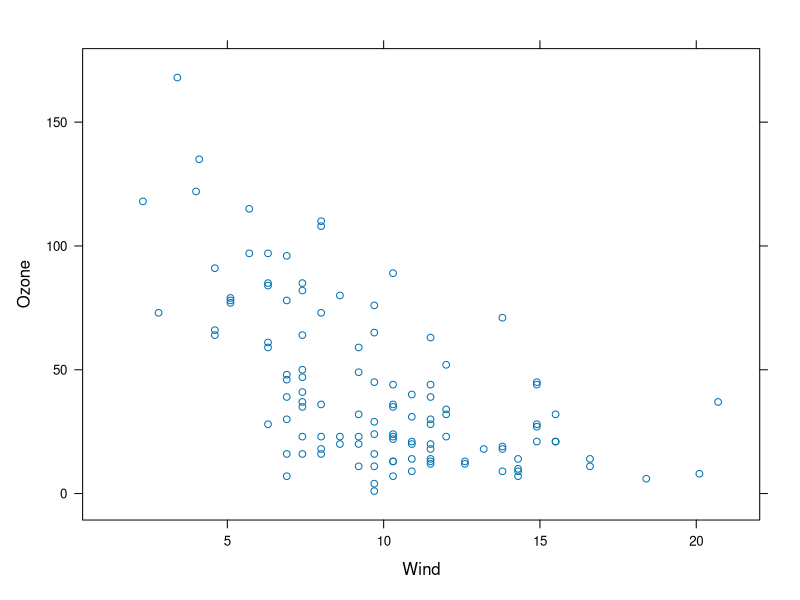
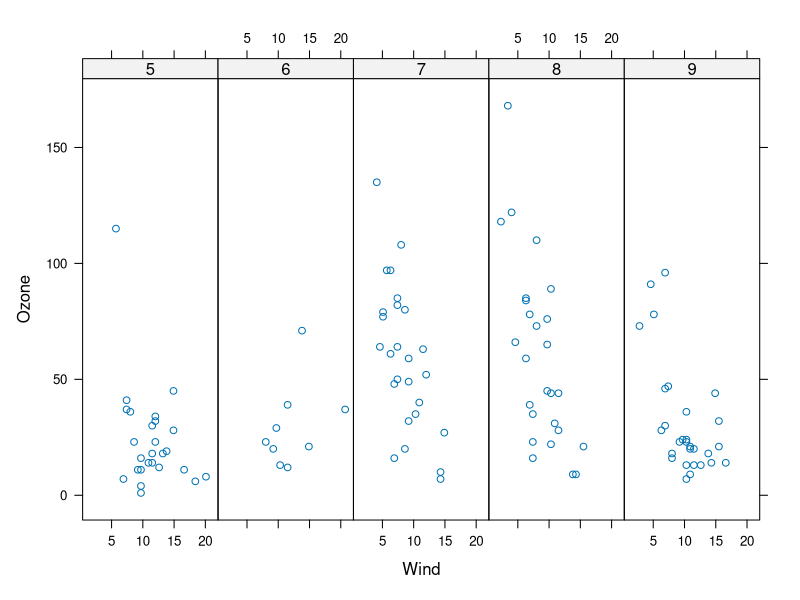
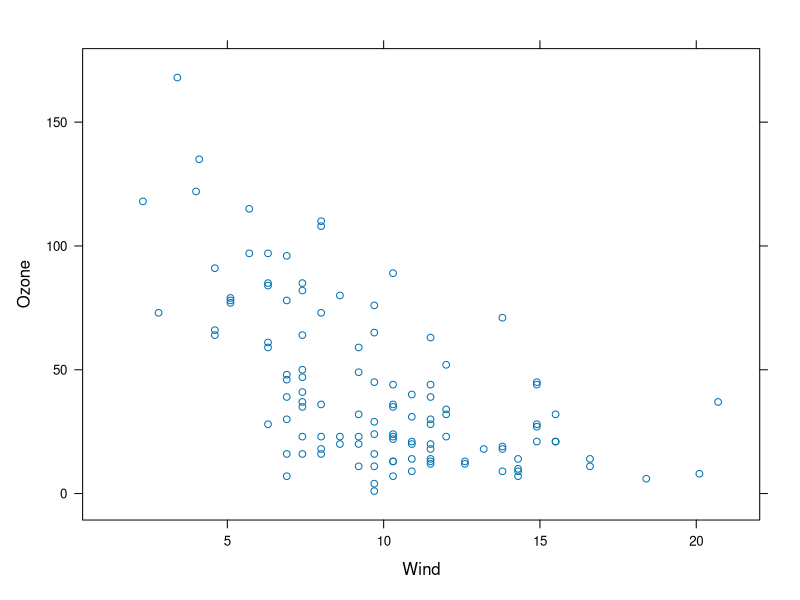
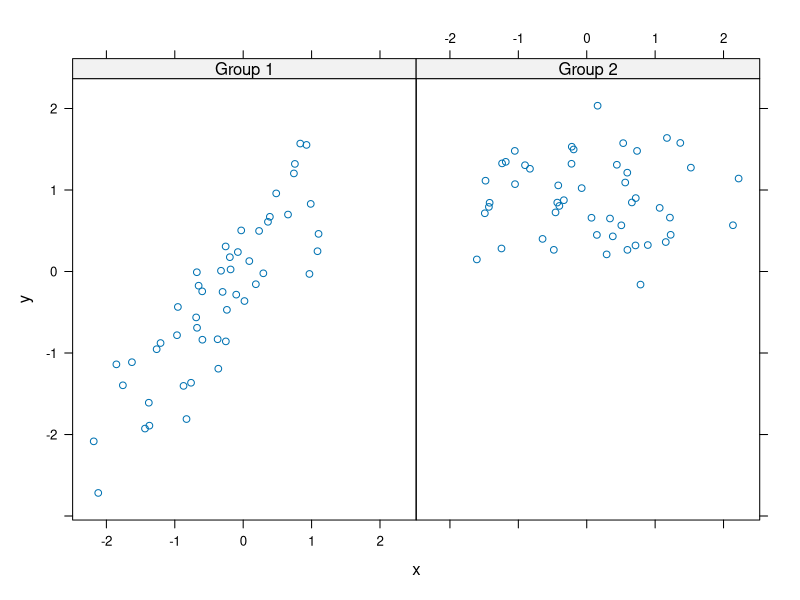
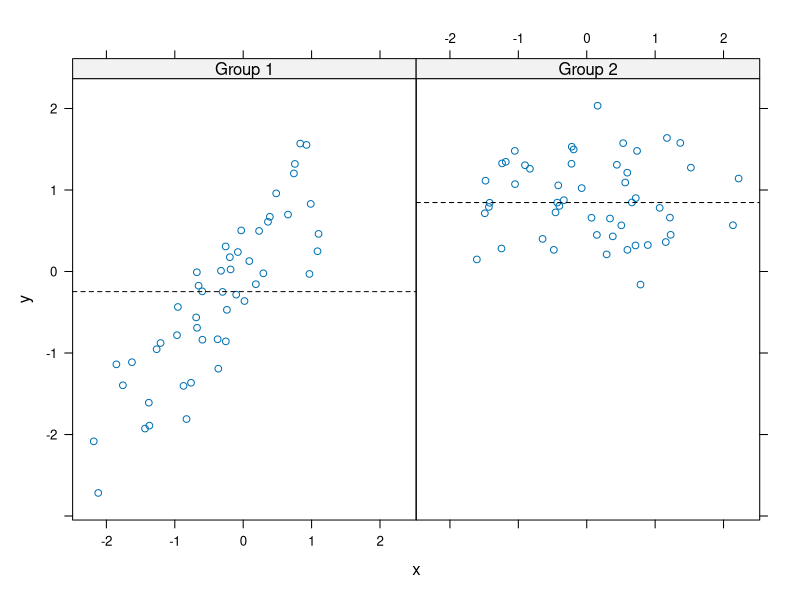
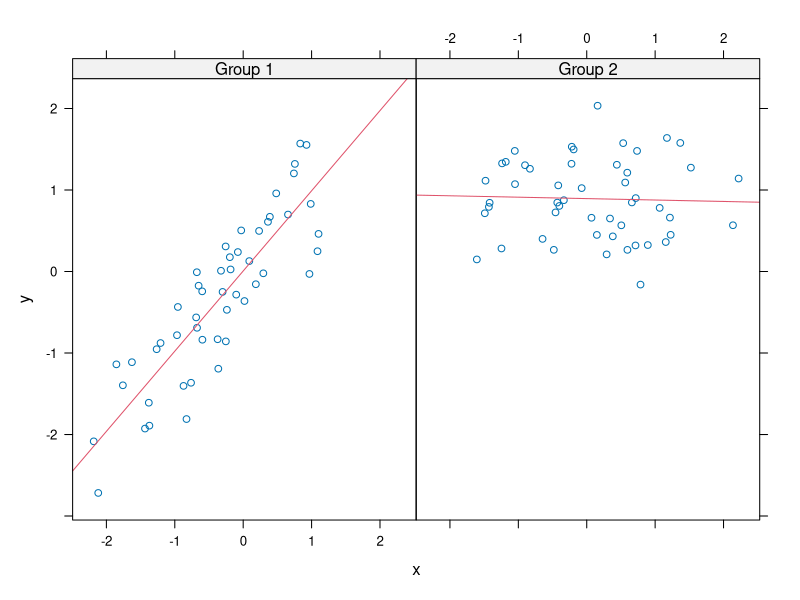
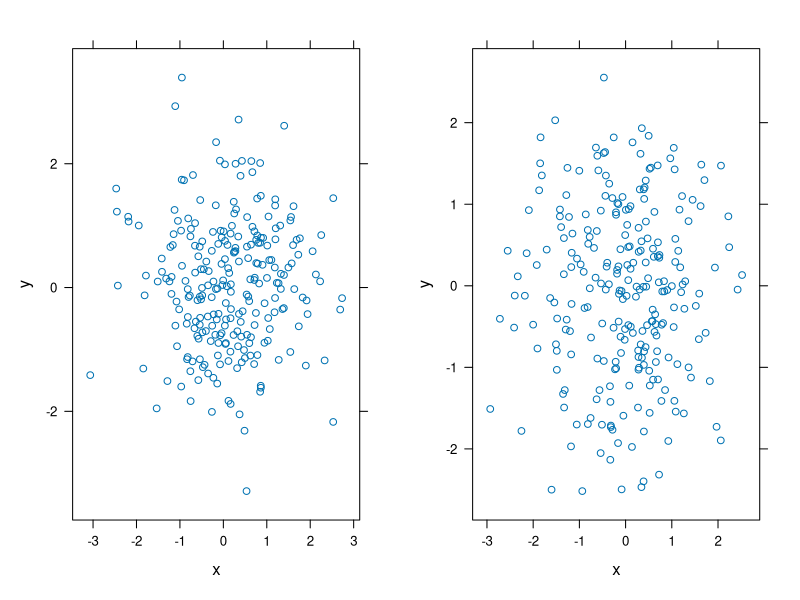
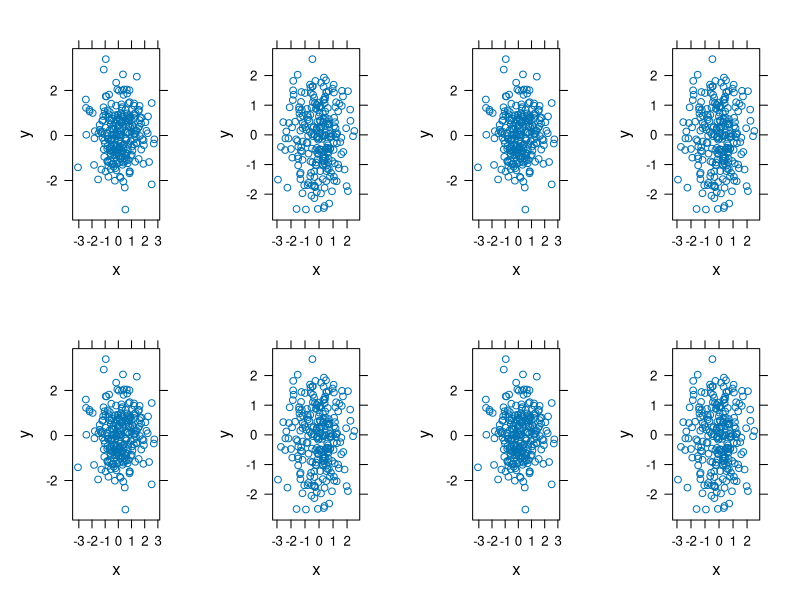

These figures' R source, in order:
## ---- chunk 1
knitr::opts_chunk$set(echo = TRUE)
## ---- chunk 2
#install.packages('lattice')
#xyplot(y ~ x | f * g, data)
library(lattice)
library(datasets)
## Simple scatterplot
xyplot(Ozone ~ Wind, data = airquality)
## ---- chunk 3
library(datasets)
library(lattice)
## Convert 'Month' to a factor variable
airquality <- transform(airquality, Month = factor(Month))
xyplot(Ozone ~ Wind | Month, data = airquality, layout = c(5, 1))
## ---- chunk 4
p <- xyplot(Ozone ~ Wind, data = airquality) ## Nothing happens!
print(p) ## Plot appears
## ---- chunk 5
set.seed(10)
x <- rnorm(100)
f <- rep(0:1, each = 50)
y <- x + f - f * x + rnorm(100, sd = 0.5)
f <- factor(f, labels = c("Group 1", "Group 2"))
xyplot(y ~ x | f, layout = c(2, 1)) ## Plot with 2 panels
## ---- chunk 6
## Custom panel function
xyplot(y ~ x | f, panel = function(x, y, ...) {
 panel.xyplot(x, y, ...) ## First call the default panel function for 'xyplot'
 panel.abline(h = median(y), lty = 2) ## Add a horizontal line at the median
})

## ---- chunk 7
## Custom panel function
xyplot(y ~ x | f, panel = function(x, y, ...) {
 panel.xyplot(x, y, ...) ## First call default panel function
 panel.lmline(x, y, col = 2) ## Overlay a simple linear regression line
})
## ---- chunk 8
set.seed(723645)                                   # Create example data
data <- data.frame(x = rnorm(500),
                   y = rnorm(500),
                   group = c(rep("A", 250),
                             rep("B", 250)))
head(data)                                         # Head of example data

## ---- chunk 9
plat1 <- xyplot(y ~ x, data[data$group == "A", ])  # Create plots
plat2 <- xyplot(y ~ x, data[data$group == "B", ])

## ---- chunk 10

#install.packages("gridExtra")                      # Install gridExtra package
library("gridExtra")                               # Load gridExtra package
grid.arrange(plat1, plat2, ncol = 2)               # Apply grid.arrange
## ---- chunk 11
grid.arrange(plat1, plat2,plat1, plat2,plat1, plat2, plat1, plat2, ncol = 4, nrow=2)
